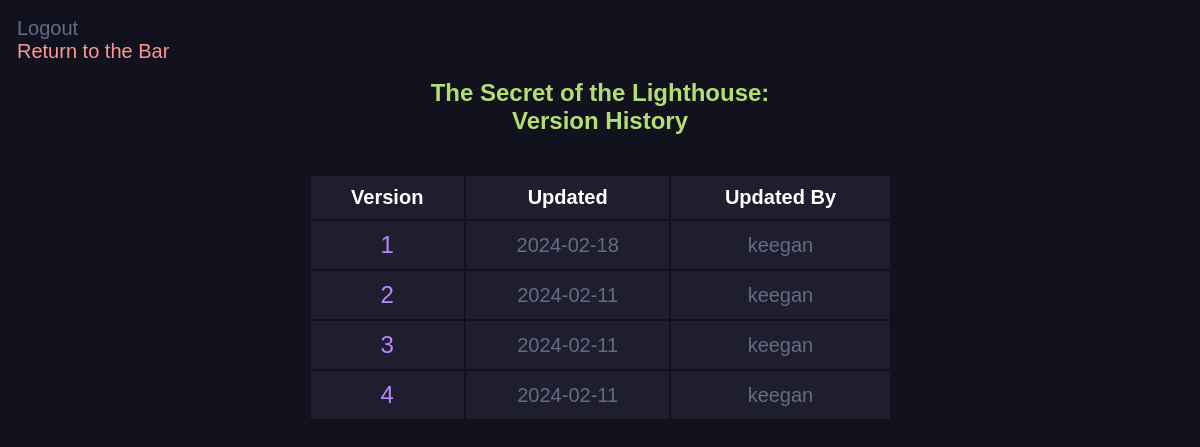
The app's page /versions/1, older data.
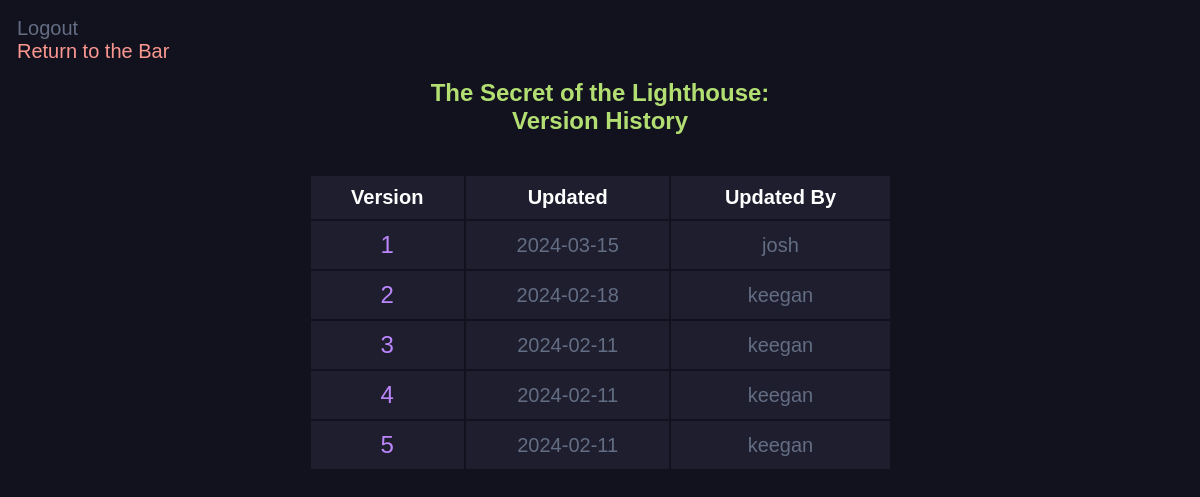
The same page, newer data.
### main.py (models this page shows, shortened)
class NewStory(db.Model):
    id = db.Column(db.Integer, primary_key=True)
    title = db.Column(db.String(200), nullable=False)
    genre = db.Column(db.String(200), nullable=True)
    content = db.Column(db.Text, nullable=False)
    date_created = db.Column(db.DateTime, default=datetime.utcnow)
    author_id = db.Column(db.Integer, db.ForeignKey('user.id'), nullable=False)
    current_version_id = db.Column(db.Integer, db.ForeignKey('new_version.id'), nullable=True)
    __table_args__ = (
        ForeignKeyConstraint(['author_id'], ['user.id'], name='fk_new_story_author_id'),
        ForeignKeyConstraint(['current_version_id'], ['new_version.id'], name='fk_new_story_current_version_id')
    )
    current_version = db.relationship('NewVersion', foreign_keys=[current_version_id], post_update=True)
    versions = db.relationship('NewVersion', backref='story', lazy=True, foreign_keys='NewVersion.story_id')

class NewVersion(db.Model):
    id = db.Column(db.Integer, primary_key=True)
    content = db.Column(db.Text, nullable=False)
    date_created = db.Column(db.DateTime, default=datetime.utcnow)
    story_id = db.Column(db.Integer, db.ForeignKey('new_story.id'), nullable=False)
    author_id = db.Column(db.Integer, db.ForeignKey('user.id'), nullable=False)
    __table_args__ = (
        ForeignKeyConstraint(['story_id'], ['new_story.id'], name='fk_new_version_story_id'),
        ForeignKeyConstraint(['author_id'], ['user.id'], name='fk_new_version_author_id')
    )
    author = db.relationship('User', backref='versions', foreign_keys=[author_id])

class User(db.Model, UserMixin):
    id = db.Column(db.Integer, primary_key=True)
    username = db.Column(db.String(20), nullable=False, unique=True)
    password = db.Column(db.String(80), nullable=False)
    stories = db.relationship('NewStory', backref='author', lazy=True, foreign_keys=[NewStory.author_id])

### main.py (the view)
@app.route('/versions/<int:id>', methods=['GET'])
def versions(id):
    story = NewStory.query.get_or_404(id)
    versions = NewVersion.query.filter_by(story_id=id).order_by(NewVersion.date_created.desc()).all()
    return render_template('versions.html', story=story, versions=versions, current_user=current_user)

### templates/versions.html (shortened to what this page needs)
<link rel="stylesheet" href="{{ url_for('static', filename='css/versions.css') }}">
{% block body %}
	<a href="/logout/" class="button">Logout</a><br>
	<a href="/" class="return-to-bar">Return to the Bar</a>
<div class="content">
	<h1 style="text-align: center;">{{ story.title }}: <br> Version History</h1><br>
	<table class="center-table">
		<tr>
			<th>Version</th>
			<th>Updated</th>
			<th>Updated By</th>
		</tr>
		{%for version in versions %}
		<tr>
			<td><a href="{{ url_for('read_version', version_id=version.id) }}" class="story-link">{{ loop.index }}</a></td>
			<td>{{ version.date_created.date() }}</td>
			<td>{{ version.author.username }}</td>
		</tr>
		{% endfor %}
	</table>
</div>
{% endblock %}

### static/css/versions.css (style rules this page uses)
h1 { font-size: 24px; color: #B3DF72; text-align: center; font-family: sans-serif; }
a { color: #636d83; font-size: 20px; font-family: sans-serif; text-decoration: none; }
.center-table { margin-left: auto; margin-right: auto; width: 50%; }
td { background-color: #1e1e2e; color: #636d83; font-family: sans-serif; font-size: 20px; text-align: center; padding: 10; }
th { background-color: #1e1e2e; color: white; font-family: sans-serif; font-size: 20px; text-align: center; padding: 10; }
.story-link { color: #BB86FC; font-size: 24px; }
.return-to-bar { color: #FD9891; }

Row changes from the older to the newer data that the page shows:
added NewVersion: date_created "2024-03-15", author.username "josh"
